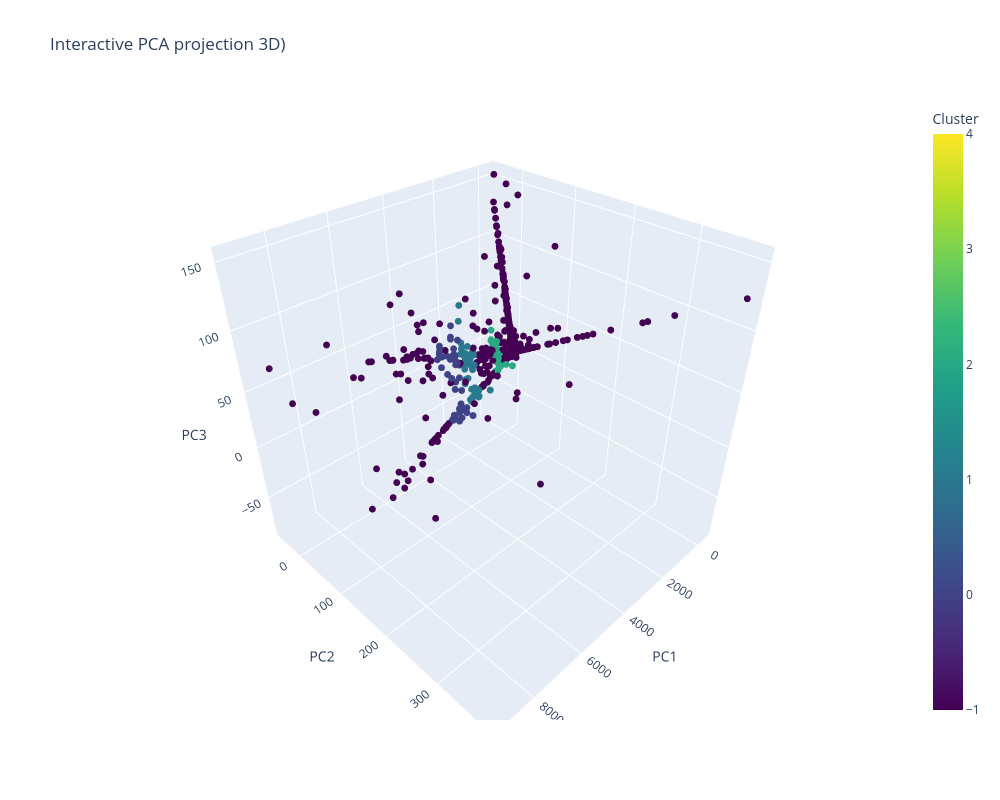

Notebook code cell kept with this figure:
### Code cell
# LDA 2D (matplotlib)
plt.figure()
plt.scatter(X_lda[:, 0], X_lda[:, 1], c=cluster, s=14, alpha=0.85)
plt.title(f"LDA projection (pseudo-labels = HDBSCAN clusters)")
plt.xlabel("LD1"); plt.ylabel("LD2")
plt.show()

# Interactive PCA 3D (Plotly)
pca_df = pd.DataFrame({
    "PC1": X_pca[:, 0],
    "PC2": X_pca[:, 1],
    "PC3": X_pca[:, 2],
    "cluster": cluster.astype(str),
    "wallet": df["wallet"].values
})

fig = go.Figure(data=[go.Scatter3d(
    x=pca_df["PC1"],
    y=pca_df["PC2"],
    z=pca_df["PC3"],
    mode="markers",
    marker=dict(
        size=4,
        color=pca_df["cluster"].astype(int),
        colorscale="Viridis",
        showscale=True,
        colorbar=dict(title="Cluster")
    ),
    text=pca_df["wallet"],
    hovertemplate="<b>%{text}</b><br>PC1: %{x:.3f}<br>PC2: %{y:.3f}<br>PC3: %{z:.3f}<extra></extra>"
)])

fig.update_layout(
    title=f"Interactive PCA projection 3D)",
    scene=dict(xaxis_title="PC1", yaxis_title="PC2", zaxis_title="PC3"),
    width=1000,
    height=800
)
fig.show()

### Figure 1 — Plotly figure (JSON) as saved in the notebook; plotly's stock layout.template omitted (floating-point values rounded to 4 significant figures; data arrays with more than 128 entries replaced by an {"elided": "..."} marker saying what was removed)
{"data": [{"hovertemplate": "<b>%{text}</b><br>PC1: %{x:.3f}<br>PC2: %{y:.3f}<br>PC3: %{z:.3f}<extra></extra>", "marker": {"color": {"elided": "2000 int values"}, "colorbar": {"title": {"text": "Cluster"}}, "colorscale": [[0, "#440154"], [0.1111, "#482878"], [0.2222, "#3e4989"], [0.3333, "#31688e"], [0.4444, "#26828e"], [0.5556, "#1f9e89"], [0.6667, "#35b779"], [0.7778, "#6ece58"], [0.8889, "#b5de2b"], [1, "#fde725"]], "showscale": true, "size": 4}, "mode": "markers", "text": {"elided": "2000 str values"}, "type": "scatter3d", "x": {"elided": "2000 float values"}, "y": {"elided": "2000 float values"}, "z": {"elided": "2000 float values"}}], "layout": {"height": 800, "scene": {"xaxis": {"title": {"text": "PC1"}}, "yaxis": {"title": {"text": "PC2"}}, "zaxis": {"title": {"text": "PC3"}}}, "title": {"text": "Interactive PCA projection 3D)"}, "width": 1000}}
